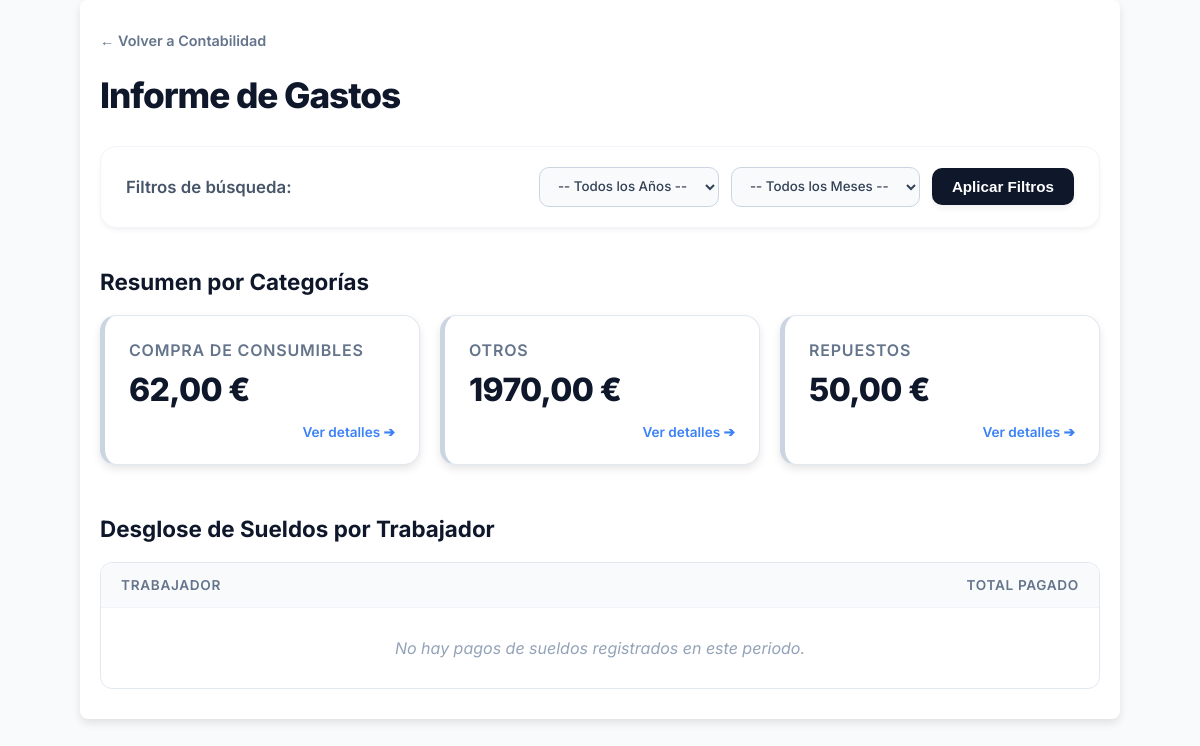
Before: /informes/gastos/ (signed in) with the older database file.
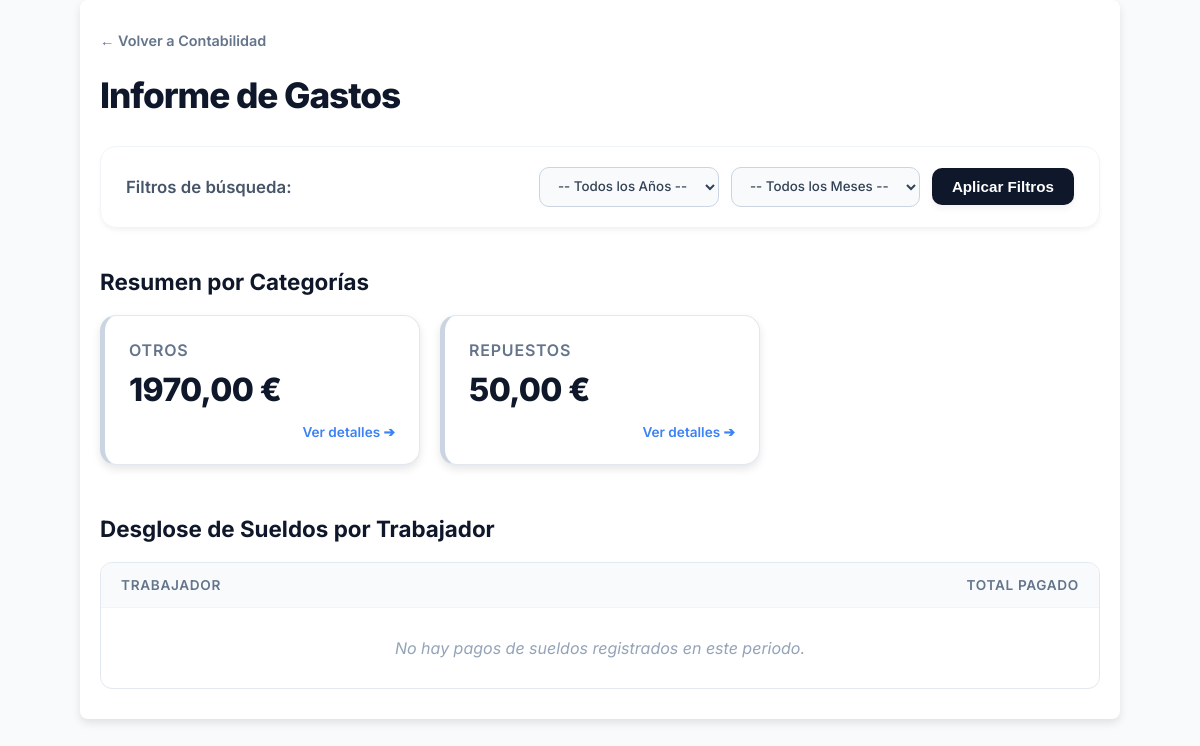
After: the same page with the newer database file.
### taller/models.py (models this page shows, shortened)
class Gasto(models.Model):
    CATEGORIA_CHOICES = [
        ('Repuestos', 'Repuestos'),
        ('Sueldos', 'Sueldos'),
        ('Herramientas', 'Herramientas'),
        ('Suministros', 'Suministros'),
        ('Gasolina/Diesel', 'Gasolina/Diesel'),
        ('Otros', 'Otros'),
        ('Compra de Consumibles', 'Compra de Consumibles'),
        ('COMISIONES_INTERESES', 'Comisiones e Intereses Bancarios'),
    ]
    METODO_PAGO_CHOICES = [
        ('EFECTIVO', 'Efectivo (Caja)'),
        ('CUENTA_TALLER', 'Cuenta Taller (Banco)'),
        ('TARJETA_1', 'Tarjeta 1 (Visa 2000€)'),
        ('TARJETA_2', 'Tarjeta 2 (Visa 1000€)'),
        ('CUENTA_ERIKA', 'Cuenta Erika (Antigua)'),
    ]
    metodo_pago = models.CharField(max_length=20, choices=METODO_PAGO_CHOICES, default='EFECTIVO')
    fecha = models.DateField(default=timezone.now)
    categoria = models.CharField(max_length=30, choices=CATEGORIA_CHOICES)
    importe = models.DecimalField(max_digits=10, decimal_places=2, null=True, blank=True)
    descripcion = models.CharField(max_length=255, null=True, blank=True)
    orden = models.ForeignKey(OrdenDeReparacion, on_delete=models.SET_NULL, null=True, blank=True, related_name='gastos')
    vehiculo = models.ForeignKey(Vehiculo, on_delete=models.SET_NULL, null=True, blank=True)
    empleado = models.ForeignKey(Empleado, on_delete=models.SET_NULL, null=True, blank=True)
    pagado_con_tarjeta = models.BooleanField(default=False)

### taller/views.py (the view)
# urls.py: path('informes/gastos/', views.informe_gastos, name='informe_gastos'),
@login_required
def informe_gastos(request):
    if not request.user.is_superuser:
        return redirect('home')
    gastos_qs = Gasto.objects.select_related('empleado', 'vehiculo')
    anos_y_meses_data = get_anos_y_meses_con_datos(); anos_disponibles = sorted(anos_y_meses_data.keys(), reverse=True)
    ano_seleccionado = request.GET.get('ano'); mes_seleccionado = request.GET.get('mes')
    if ano_seleccionado:
        try: gastos_qs = gastos_qs.filter(fecha__year=int(ano_seleccionado))
        except (ValueError, TypeError): ano_seleccionado = None
    if mes_seleccionado:
        try:
            mes = int(mes_seleccionado)
            if 1 <= mes <= 12: gastos_qs = gastos_qs.filter(fecha__month=mes)
            else: mes_seleccionado = None
        except (ValueError, TypeError): mes_seleccionado = None
    totales_por_categoria_query = gastos_qs.values('categoria').annotate(total=Sum('importe')).order_by('categoria')
    categoria_display_map = dict(Gasto.CATEGORIA_CHOICES); resumen_categorias = {}
    for item in totales_por_categoria_query:
         clave_interna = item['categoria']; nombre_legible = categoria_display_map.get(clave_interna, clave_interna)
         total_categoria = item['total'] or Decimal('0.00'); resumen_categorias[clave_interna] = {'display_name': nombre_legible, 'total': total_categoria}
    desglose_sueldos_query = gastos_qs.filter(categoria='Sueldos', empleado__isnull=False).values('empleado__nombre').annotate(total=Sum('importe')).order_by('empleado__nombre')
    desglose_sueldos = {item['empleado__nombre']: item['total'] or Decimal('0.00') for item in desglose_sueldos_query if item['empleado__nombre']}
    ano_sel_int = int(ano_seleccionado) if ano_seleccionado else None; mes_sel_int = int(mes_seleccionado) if mes_seleccionado else None
    context = { 'totales_por_categoria': resumen_categorias, 'desglose_sueldos': desglose_sueldos, 'anos_disponibles': anos_disponibles, 'ano_seleccionado': ano_sel_int, 'mes_seleccionado': mes_sel_int, 'meses_del_ano': range(1, 13) }
    return render(request, 'taller/informe_gastos.html', context)

### taller/templates/taller/informe_gastos.html (shortened to what this page needs)
<!DOCTYPE html>
{% load static %}
<html lang="es">
<head>
    <link rel="stylesheet" href="{% static 'taller/css/main.css' %}">
    <link rel="stylesheet" href="{% static 'taller/css/responsive.css' %}">
</head>
<body>
    <div class="container">
        <div style="margin-bottom: 30px;">
            <a href="{% url 'contabilidad' %}" style="text-decoration: none; color: #64748b; font-weight: 600; font-size: 0.9em; transition: color 0.2s;">← Volver a Contabilidad</a>
            <h1 class="header-title">Informe de Gastos</h1>
        </div>
        <div class="section-panel" style="display: flex; flex-wrap: wrap; justify-content: space-between; align-items: center; gap: 15px; padding: 20px 25px;">
            <span style="font-weight: 600; color: #475569; font-size: 1.05em;">Filtros de búsqueda:</span>
            <form method="get" action="{% url 'informe_gastos' %}" style="display: flex; gap: 12px; flex-wrap: wrap; align-items: center;">
                <select name="ano" class="modern-select">
                    <option value="">-- Todos los Años --</option>
                </select>
                <select name="mes" class="modern-select">
                    <option value="">-- Todos los Meses --</option>
                </select>
                <button type="submit" class="btn-modern">Aplicar Filtros</button>
            </form>
        </div>
        <h2 style="font-size: 1.4em; color: #0f172a; margin-top: 40px; margin-bottom: 20px;">Resumen por Categorías</h2>
        <div class="dashboard-grid">
            {% for key, data in totales_por_categoria.items %}
            <a href="{% url 'informe_gastos_desglose' categoria=key %}?ano={{ ano_seleccionado|default:'' }}&mes={{ mes_seleccionado|default:'' }}" class="card">
                <h3>{{ data.display_name }}</h3>
                <div class="amount">{{ data.total|floatformat:2 }} €</div>
                <div style="text-align: right; color: #3b82f6; font-weight: 600; font-size: 0.85em; margin-top: 15px;">Ver detalles ➔</div>
            </a>
            {% endfor %}
        </div>
        <h2 style="font-size: 1.4em; color: #0f172a; margin-top: 50px; margin-bottom: 20px;">Desglose de Sueldos por Trabajador</h2>
        <table class="table-modern">
            <thead>
                <tr>
                    <th>Trabajador</th>
                    <th style="text-align: right;">Total Pagado</th>
                </tr>
            </thead>
            <tbody>
                {% for empleado, total in desglose_sueldos.items %}
                <tr class="clickable-row" onclick="window.location.href='{% url 'informe_gastos_desglose_empleado' categoria='Sueldos' empleado_nombre=empleado %}?ano={{ ano_seleccionado|default:'' }}&mes={{ mes_seleccionado|default:'' }}'">
                    <td>{{ empleado }}</td>
                    <td style="text-align: right; font-weight: 700; color: #ef4444;">{{ total|floatformat:2 }} €</td>
                </tr>
                {% empty %}
                <tr>
                    <td colspan="2" style="text-align: center; padding: 30px; color: #94a3b8; font-style: italic;">No hay pagos de sueldos registrados en este periodo.</td>
                </tr>
                {% endfor %}
            </tbody>
        </table>
    </div>
</body>
</html>

Changed rows visible on the page:
removed Gasto: display_name "COMPRA DE CONSUMIBLES", total "62,00"
